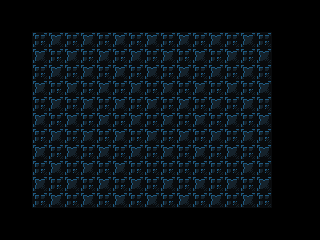

This is a level from a 2D game, rendered from its Tiled map with the project's own tilesets. A one-line summary and the map file follow, with tile-layer data summarised:
An orthogonal 20x15 tile map with 16x16 px tiles, 1 tile layer (background) and 155 objects (94x destructible, 53x tile, 6x pickup_bomb, actor, scene_switching_tile).

<map version="1.4" tiledversion="1.4.3" orientation="orthogonal" renderorder="right-down" width="20" height="15" tilewidth="16" tileheight="16" infinite="0" nextlayerid="6" nextobjectid="409">
 <properties>
  <property name="display_name" value="sneaky bastard dlfjg" />
  <property name="next_level" value="./data/levels/tmx/L31.tmx" />
  <property name="player_bomb_count" value="0" />
 </properties>
 <tileset firstgid="1" name="newtiledsheet" tilewidth="16" tileheight="16" tilecount="180" columns="9">
  <image source="../../newtiledsheet.png" width="144" height="320" />
 </tileset>
 <layer id="1" name="background" width="20" height="15">
  <data>[300 cells, 300 non-empty, 5 distinct tile ids]</data>
 </layer>
 <objectgroup id="4" name="objects">
  <object id="176" type="actor" gid="46" x="32" y="48" width="16" height="16" />
  <object id="177" type="scene_switching_tile" gid="32" x="272" y="48" width="16" height="16">
   <properties>
    <property name="scene" value="./data/levels/tmx/L31.tmx" />
   </properties>
  </object>
  <object id="235" type="destructible" gid="21" x="64" y="48" width="16" height="16" />
  <object id="236" type="destructible" gid="21" x="64" y="64" width="16" height="16" />
  <object id="238" type="destructible" gid="21" x="80" y="64" width="16" height="16" />
  <object id="239" type="destructible" gid="21" x="80" y="80" width="16" height="16" />
  <object id="240" type="destructible" gid="21" x="96" y="80" width="16" height="16" />
  <object id="241" type="destructible" gid="21" x="96" y="64" width="16" height="16" />
  <object id="244" type="destructible" gid="21" x="128" y="48" width="16" height="16" />
  <object id="245" type="destructible" gid="21" x="144" y="48" width="16" height="16" />
  <object id="246" type="destructible" gid="21" x="160" y="48" width="16" height="16" />
  <object id="247" type="destructible" gid="21" x="176" y="48" width="16" height="16" />
  <object id="248" type="destructible" gid="21" x="32" y="80" width="16" height="16" />
  <object id="249" type="destructible" gid="21" x="32" y="64" width="16" height="16" />
  <object id="250" type="destructible" gid="21" x="32" y="96" width="16" height="16" />
  <object id="251" type="destructible" gid="21" x="48" y="96" width="16" height="16" />
  <object id="253" type="destructible" gid="21" x="64" y="128" width="16" height="16" />
  <object id="254" type="destructible" gid="21" x="48" y="128" width="16" height="16" />
  <object id="256" type="destructible" gid="21" x="48" y="160" width="16" height="16" />
  <object id="257" type="destructible" gid="21" x="48" y="176" width="16" height="16" />
  <object id="258" type="destructible" gid="21" x="48" y="192" width="16" height="16" />
  <object id="259" type="destructible" gid="21" x="64" y="192" width="16" height="16" />
  <object id="260" type="destructible" gid="21" x="144" y="192" width="16" height="16" />
  <object id="261" type="destructible" gid="21" x="64" y="208" width="16" height="16" />
  <object id="262" type="destructible" gid="21" x="80" y="208" width="16" height="16" />
  <object id="263" type="destructible" gid="21" x="96" y="208" width="16" height="16" />
  <object id="264" type="destructible" gid="21" x="128" y="208" width="16" height="16" />
  <object id="265" type="destructible" gid="21" x="112" y="208" width="16" height="16" />
  <object id="266" type="destructible" gid="21" x="144" y="208" width="16" height="16" />
  <object id="267" type="destructible" gid="21" x="80" y="160" width="16" height="16" />
  <object id="268" type="destructible" gid="21" x="96" y="160" width="16" height="16" />
  <object id="269" type="destructible" gid="21" x="96" y="176" width="16" height="16" />
  <object id="270" type="destructible" gid="21" x="112" y="176" width="16" height="16" />
  <object id="271" type="destructible" gid="21" x="112" y="160" width="16" height="16" />
  <object id="272" type="destructible" gid="21" x="128" y="160" width="16" height="16" />
  <object id="273" type="destructible" gid="21" x="144" y="160" width="16" height="16" />
  <object id="274" type="destructible" gid="21" x="160" y="160" width="16" height="16" />
  <object id="275" type="destructible" gid="21" x="80" y="112" width="16" height="16" />
  <object id="276" type="destructible" gid="21" x="80" y="128" width="16" height="16" />
  <object id="277" type="destructible" gid="21" x="96" y="128" width="16" height="16" />
  <object id="278" type="destructible" gid="21" x="96" y="112" width="16" height="16" />
  <object id="279" type="destructible" gid="21" x="112" y="128" width="16" height="16" />
  <object id="280" type="destructible" gid="21" x="128" y="128" width="16" height="16" />
  <object id="281" type="destructible" gid="21" x="144" y="128" width="16" height="16" />
  <object id="282" type="destructible" gid="21" x="128" y="96" width="16" height="16" />
  <object id="283" type="destructible" gid="21" x="128" y="80" width="16" height="16" />
  <object id="284" type="destructible" gid="21" x="144" y="80" width="16" height="16" />
  <object id="285" type="destructible" gid="21" x="144" y="96" width="16" height="16" />
  <object id="286" type="destructible" gid="21" x="144" y="112" width="16" height="16" />
  <object id="287" type="destructible" gid="21" x="176" y="192" width="16" height="16" />
  <object id="288" type="destructible" gid="21" x="176" y="176" width="16" height="16" />
  <object id="289" type="destructible" gid="21" x="208" y="176" width="16" height="16" />
  <object id="290" type="destructible" gid="21" x="208" y="192" width="16" height="16" />
  <object id="291" type="destructible" gid="21" x="224" y="192" width="16" height="16" />
  <object id="293" type="destructible" gid="21" x="208" y="160" width="16" height="16" />
  <object id="294" type="destructible" gid="21" x="208" y="144" width="16" height="16" />
  <object id="295" type="destructible" gid="21" x="208" y="128" width="16" height="16" />
  <object id="296" type="destructible" gid="21" x="176" y="160" width="16" height="16" />
  <object id="298" type="destructible" gid="21" x="176" y="128" width="16" height="16" />
  <object id="299" type="destructible" gid="21" x="176" y="112" width="16" height="16" />
  <object id="300" type="destructible" gid="21" x="176" y="96" width="16" height="16" />
  <object id="301" type="destructible" gid="21" x="176" y="80" width="16" height="16" />
  <object id="302" type="destructible" gid="21" x="176" y="64" width="16" height="16" />
  <object id="304" type="destructible" gid="21" x="192" y="96" width="16" height="16" />
  <object id="305" type="destructible" gid="21" x="192" y="80" width="16" height="16" />
  <object id="306" type="destructible" gid="21" x="192" y="64" width="16" height="16" />
  <object id="307" type="destructible" gid="21" x="192" y="48" width="16" height="16" />
  <object id="308" type="destructible" gid="21" x="208" y="48" width="16" height="16" />
  <object id="310" type="destructible" gid="21" x="256" y="64" width="16" height="16" />
  <object id="311" type="destructible" gid="21" x="256" y="80" width="16" height="16" />
  <object id="312" type="destructible" gid="21" x="240" y="80" width="16" height="16" />
  <object id="313" type="destructible" gid="21" x="224" y="80" width="16" height="16" />
  <object id="314" type="destructible" gid="21" x="224" y="96" width="16" height="16" />
  <object id="315" type="destructible" gid="21" x="240" y="96" width="16" height="16" />
  <object id="316" type="destructible" gid="21" x="256" y="96" width="16" height="16" />
  <object id="317" type="destructible" gid="21" x="240" y="112" width="16" height="16" />
  <object id="318" type="destructible" gid="21" x="240" y="128" width="16" height="16" />
  <object id="319" type="destructible" gid="21" x="240" y="144" width="16" height="16" />
  </objectgroup>
</map>
<!-- 77 of 155 objects omitted -->
